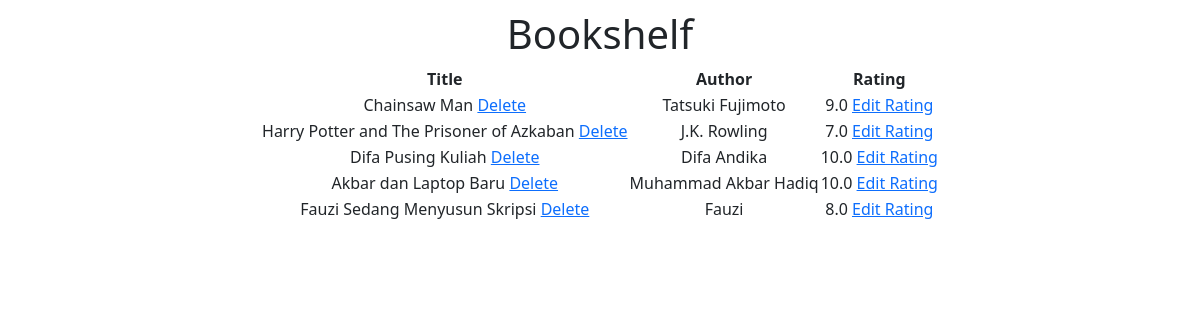
The app's page /home, older data.
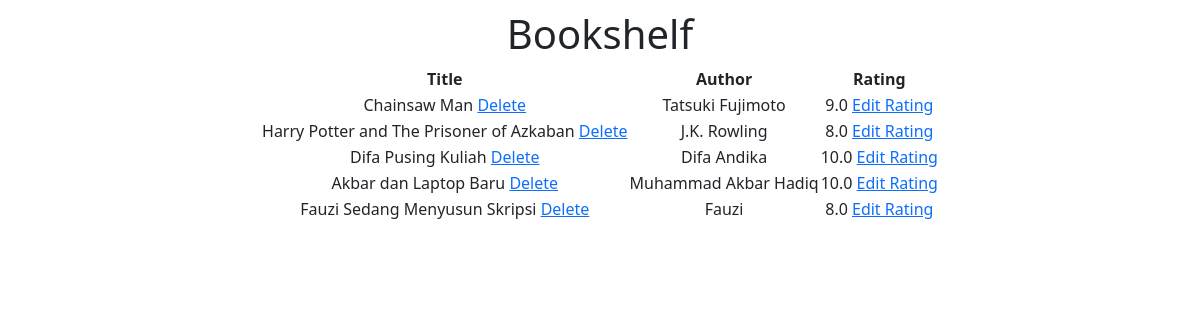
The same page, newer data.
### server.py (models this page shows, shortened)
class Book(db.Model):
    id = db.Column(db.Integer, primary_key=True, autoincrement=True)
    title = db.Column(db.String(250), unique=True, nullable=False)
    author = db.Column(db.String(250), unique=False, nullable=False)
    rating = db.Column(db.Float, nullable=False)

### server.py (the view)
@app.route("/")
@app.route("/home")
def home():
    return render_template("index.html", title="Home", book_data = Book.query.all())

### templates/index.html (shortened to what this page needs)
<!DOCTYPE html>
<html lang="en">
<head>
    <link href="https://cdn.jsdelivr.net/npm/bootstrap@5.0.2/dist/css/bootstrap.min.css" rel="stylesheet">
    <link rel="stylesheet" href="static/styles.css">
</head>
<body>
    <div class="row section-1">
        <div class="col-lg-12">
            <h1>Bookshelf</h1>
            <table class="bookshelf">
                <thead>
                    <tr>
                        <th>Title</th>
                        <th>Author</th>
                        <th>Rating</th>
                    </tr>
                </thead>
                <tbody>
                    {%for book in book_data%}
                    <tr>
                        <td>{{book.title}} <a href="{{url_for('delete', id=book.id)}}">Delete</a></td>
                        <td>{{book.author}}</td>
                        <td>{{book.rating}} <a href="{{url_for('edit', id=book.id)}}">Edit Rating</a></td>
                    </tr>
                    {%endfor%}
                </tbody>
            </table>
        </div>
    </div>
</body>
</html>

Row changes from the older to the newer data that the page shows:
changed Book "Harry Potter and The Prisoner of Azkaban": rating "7.0" → "8.0"
